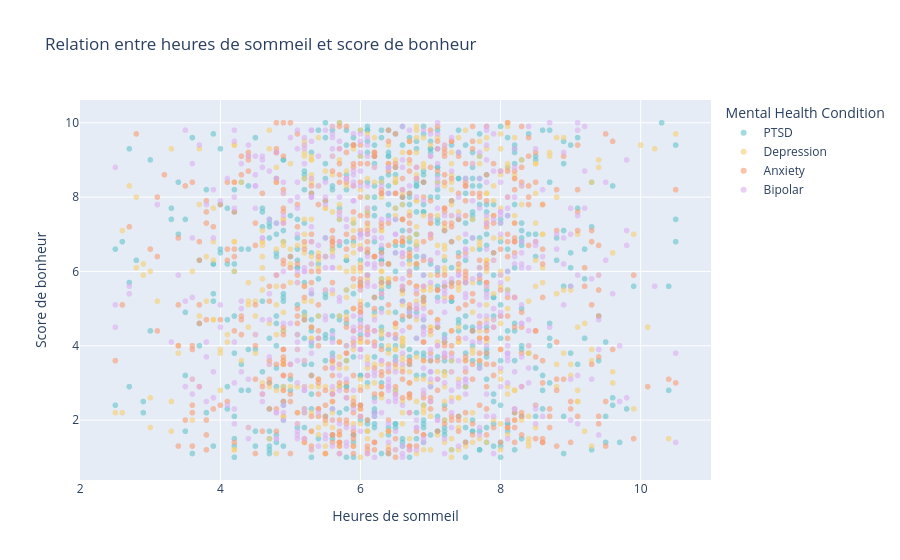

Notebook cell for this chart:
### Code cell
fig = px.scatter(
    df,
    x="Sleep Hours",
    y="Happiness Score",
    color="Mental Health Condition",
    title="Relation entre heures de sommeil et score de bonheur",
    labels={
        "Sleep Hours": "Heures de sommeil",
        "Happiness Score": "Score de bonheur"
    },
    opacity=0.6,
    color_discrete_sequence=px.colors.qualitative.Pastel
)
fig.show()

### Figure 1 — Plotly figure (JSON) as saved in the notebook; plotly's stock layout.template omitted (floating-point values rounded to 4 significant figures; data arrays with more than 128 entries replaced by an {"elided": "..."} marker saying what was removed)
{"data": [{"hovertemplate": "Mental Health Condition=PTSD<br>Heures de sommeil=%{x}<br>Score de bonheur=%{y}<extra></extra>", "legendgroup": "PTSD", "marker": {"color": "rgb(102, 197, 204)", "opacity": 0.6, "symbol": "circle"}, "mode": "markers", "name": "PTSD", "showlegend": true, "type": "scattergl", "x": {"elided": "624 float values"}, "xaxis": "x", "y": {"elided": "624 float values"}, "yaxis": "y"}, {"hovertemplate": "Mental Health Condition=Depression<br>Heures de sommeil=%{x}<br>Score de bonheur=%{y}<extra></extra>", "legendgroup": "Depression", "marker": {"color": "rgb(246, 207, 113)", "opacity": 0.6, "symbol": "circle"}, "mode": "markers", "name": "Depression", "showlegend": true, "type": "scattergl", "x": {"elided": "580 float values"}, "xaxis": "x", "y": {"elided": "580 float values"}, "yaxis": "y"}, {"hovertemplate": "Mental Health Condition=Anxiety<br>Heures de sommeil=%{x}<br>Score de bonheur=%{y}<extra></extra>", "legendgroup": "Anxiety", "marker": {"color": "rgb(248, 156, 116)", "opacity": 0.6, "symbol": "circle"}, "mode": "markers", "name": "Anxiety", "showlegend": true, "type": "scattergl", "x": {"elided": "628 float values"}, "xaxis": "x", "y": {"elided": "628 float values"}, "yaxis": "y"}, {"hovertemplate": "Mental Health Condition=Bipolar<br>Heures de sommeil=%{x}<br>Score de bonheur=%{y}<extra></extra>", "legendgroup": "Bipolar", "marker": {"color": "rgb(220, 176, 242)", "opacity": 0.6, "symbol": "circle"}, "mode": "markers", "name": "Bipolar", "showlegend": true, "type": "scattergl", "x": {"elided": "573 float values"}, "xaxis": "x", "y": {"elided": "573 float values"}, "yaxis": "y"}], "layout": {"legend": {"title": {"text": "Mental Health Condition"}, "tracegroupgap": 0}, "title": {"text": "Relation entre heures de sommeil et score de bonheur"}, "xaxis": {"anchor": "y", "domain": [0, 1], "title": {"text": "Heures de sommeil"}}, "yaxis": {"anchor": "x", "domain": [0, 1], "title": {"text": "Score de bonheur"}}}}
